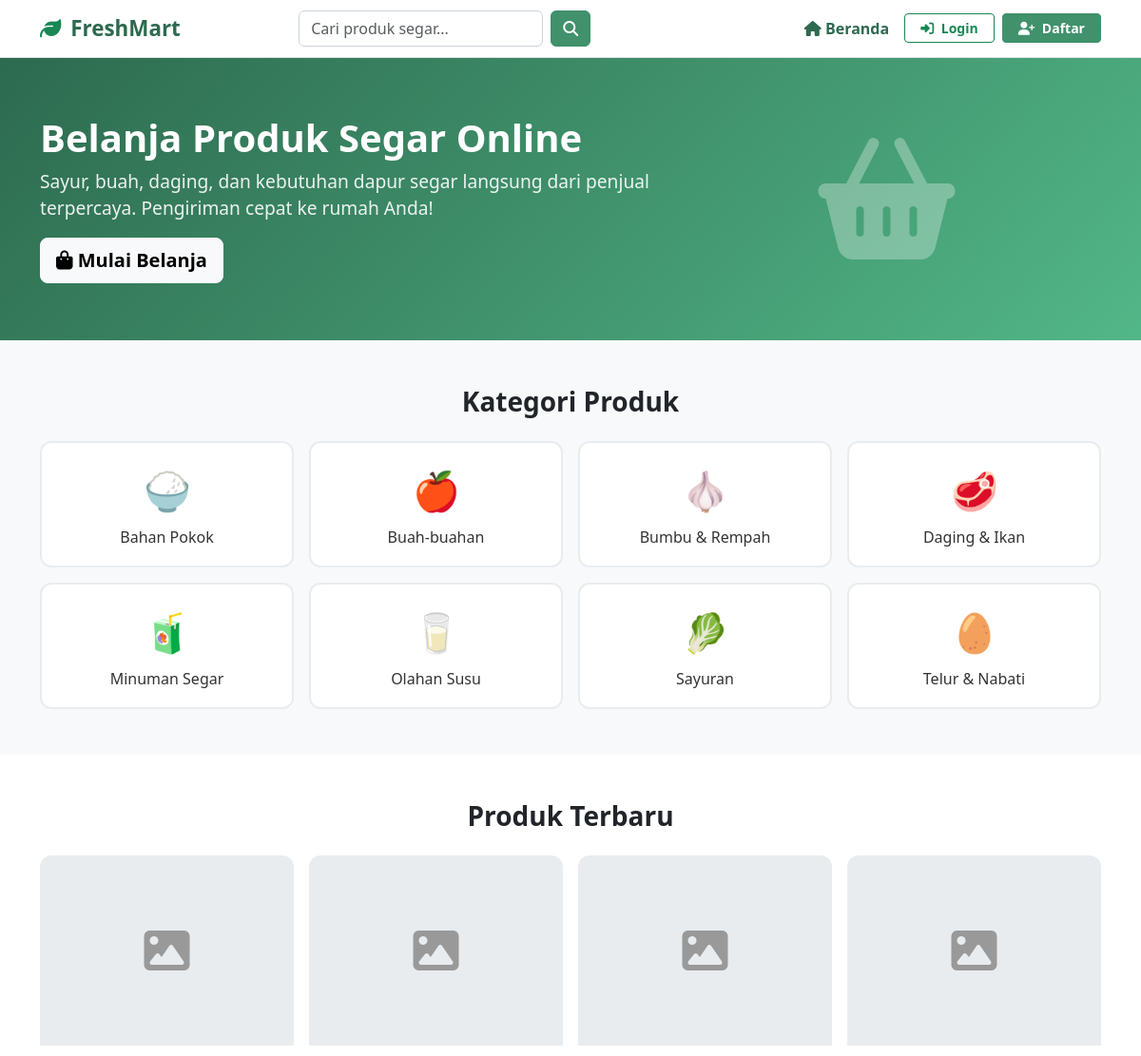
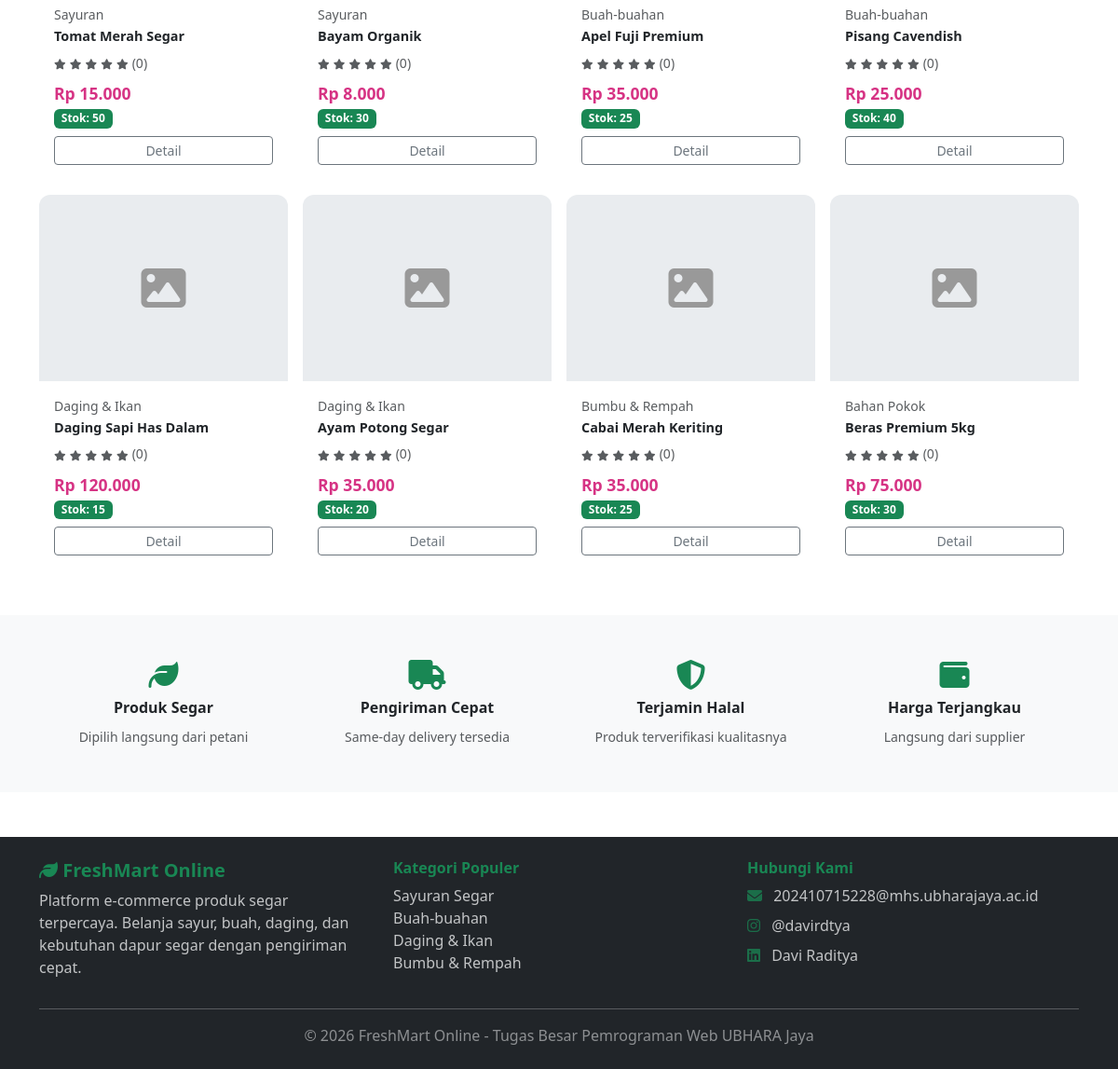
/src/views/public/index.php, run on the app's committed database (2 pictures, top to bottom).
### tables this page shows
CREATE TABLE categories (
    id INT AUTO_INCREMENT PRIMARY KEY,
    name VARCHAR(100) NOT NULL,
    description TEXT,
    icon VARCHAR(50),
    created_at TIMESTAMP DEFAULT CURRENT_TIMESTAMP
);

CREATE TABLE products (
    id INT AUTO_INCREMENT PRIMARY KEY,
    seller_id INT NOT NULL,
    category_id INT NOT NULL,
    name VARCHAR(150) NOT NULL,
    description TEXT,
    price DECIMAL(10,2) NOT NULL,
    stock INT NOT NULL DEFAULT 0,
    weight_kg DECIMAL(5,2) DEFAULT 0.00,
    image VARCHAR(255) DEFAULT NULL,
    is_active TINYINT(1) DEFAULT 1,
    created_at TIMESTAMP DEFAULT CURRENT_TIMESTAMP,
    updated_at TIMESTAMP DEFAULT CURRENT_TIMESTAMP ON UPDATE CURRENT_TIMESTAMP,
    FOREIGN KEY (seller_id) REFERENCES users(id) ON DELETE CASCADE,
    FOREIGN KEY (category_id) REFERENCES categories(id) ON DELETE CASCADE
);

### src/config/database.php (called while the page is built, shortened)
<?php
function e($string) {
    return htmlspecialchars($string, ENT_QUOTES, 'UTF-8');
}
function formatRupiah($amount) {
    return 'Rp ' . number_format($amount, 0, ',', '.');
}

### src/views/public/index.php (the view, shortened to what this page needs)
<?php
require_once __DIR__ . '/../../config/database.php';
require_once __DIR__ . '/../partials/header.php';
$db = getDBConnection();
$categories = $db->query("SELECT * FROM categories ORDER BY name")->fetchAll();
$stmt = $db->query("SELECT p.*, c.name AS category_name, u.name AS seller_name
                    FROM products p
                    JOIN categories c ON p.category_id = c.id
                    JOIN users u ON p.seller_id = u.id
                    WHERE p.is_active = 1
                    ORDER BY p.created_at DESC LIMIT 12");
$products = $stmt->fetchAll();
$ratings = [];
?>
<section class="hero-section">
    <div class="container">
        <div class="row align-items-center">
            <div class="col-md-7">
                <h1>Belanja Produk Segar Online</h1>
                <p>Sayur, buah, daging, dan kebutuhan dapur segar langsung dari penjual terpercaya. Pengiriman cepat ke rumah Anda!</p>
                <a href="#produk" class="btn btn-light btn-lg fw-bold">
                    <i class="fas fa-shopping-bag"></i> Mulai Belanja
                </a>
            </div>
            <div class="col-md-5 text-center d-none d-md-block">
                <i class="fas fa-shopping-basket" style="font-size: 8rem; opacity: 0.3;"></i>
            </div>
        </div>
    </div>
</section>
<section class="py-5 bg-light">
    <div class="container">
        <h3 class="text-center fw-bold mb-4">Kategori Produk</h3>
        <div class="row g-3">
            <?php foreach ($categories as $cat): ?>
            <div class="col-6 col-md-3">
                <a href="search.php?category=<?php echo $cat['id']; ?>" class="category-card d-block">
                    <div class="icon"><?php echo e($cat['icon']); ?></div>
                    <h6 class="mb-0"><?php echo e($cat['name']); ?></h6>
                </a>
            </div>
            <?php endforeach; ?>
        </div>
    </div>
</section>
<section class="py-5" id="produk">
    <div class="container">
        <h3 class="text-center fw-bold mb-4">Produk Terbaru</h3>
        <div class="row g-3">
            <?php if (empty($products)): ?>
                <p class="text-center text-muted">Belum ada produk tersedia.</p>
            <?php else: foreach ($products as $p):
                $rating = $ratings[$p['id']] ?? ['avg' => 0, 'total' => 0];
            ?>
            <div class="col-6 col-md-3">
                <div class="card product-card">
                    <?php if ($p['image']): ?>
                        <img src="<?php echo $baseUrl; ?>/src/uploads/products/<?php echo e($p['image']); ?>" class="card-img-top" alt="<?php echo e($p['name']); ?>">
                    <?php else: ?>
                        <div class="no-image"><i class="fas fa-image"></i></div>
                    <?php endif; ?>
                    <div class="card-body">
                        <small class="text-muted d-block"><?php echo e($p['category_name']); ?></small>
                        <h6 class="fw-bold mt-1" style="font-size:0.9rem;"><?php echo e($p['name']); ?></h6>
                        <div class="d-flex align-items-center mb-2">
                            <span class="stars me-1">
                                <?php for ($i = 1; $i <= 5; $i++): ?>
                                    <i class="fas fa-star <?php echo $i <= round($rating['avg']) ? '' : 'text-muted'; ?>" style="font-size:0.7rem;"></i>
                                <?php endfor; ?>
                            </span>
                            <small class="text-muted">(<?php echo $rating['total']; ?>)</small>
                        </div>
                        <div class="price"><?php echo formatRupiah($p['price']); ?></div>
                        <small class="stock-badge badge <?php echo $p['stock'] > 10 ? 'bg-success' : ($p['stock'] > 0 ? 'bg-warning text-dark' : 'bg-danger'); ?>">
                            Stok: <?php echo $p['stock']; ?>
                        </small>
                        <div class="d-flex gap-2 mt-2">
                            <a href="product.php?id=<?php echo $p['id']; ?>" class="btn btn-sm btn-outline-secondary flex-grow-1">Detail</a>
                        </div>
                    </div>
                </div>
            </div>
            <?php endforeach; endif; ?>
        </div>
    </div>
</section>
<section class="py-5 bg-light">
    <div class="container">
        <div class="row text-center g-3">
            <div class="col-md-3">
                <i class="fas fa-leaf text-success" style="font-size:2rem;"></i>
                <h6 class="mt-2 fw-bold">Produk Segar</h6>
                <small class="text-muted">Dipilih langsung dari petani</small>
            </div>
            <div class="col-md-3">
                <i class="fas fa-truck text-success" style="font-size:2rem;"></i>
                <h6 class="mt-2 fw-bold">Pengiriman Cepat</h6>
                <small class="text-muted">Same-day delivery tersedia</small>
            </div>
            <div class="col-md-3">
                <i class="fas fa-shield-alt text-success" style="font-size:2rem;"></i>
                <h6 class="mt-2 fw-bold">Terjamin Halal</h6>
                <small class="text-muted">Produk terverifikasi kualitasnya</small>
            </div>
            <div class="col-md-3">
                <i class="fas fa-wallet text-success" style="font-size:2rem;"></i>
                <h6 class="mt-2 fw-bold">Harga Terjangkau</h6>
                <small class="text-muted">Langsung dari supplier</small>
            </div>
        </div>
    </div>
</section>
<?php require_once __DIR__ . '/../partials/footer.php'; ?>

### data on the page
categories: icon "🍚", name "Bahan Pokok"
categories: icon "🍎", name "Buah-buahan"
categories: icon "🧄", name "Bumbu & Rempah"
categories: icon "🥩", name "Daging & Ikan"
categories: icon "🧃", name "Minuman Segar"
categories: icon "🥛", name "Olahan Susu"
categories: icon "🥬", name "Sayuran"
categories: icon "🥚", name "Telur & Nabati"
products: category.name "Sayuran", name "Tomat Merah Segar", id "0", price "Rp 15.000", stock "50"
products: category.name "Sayuran", name "Bayam Organik", id "0", price "Rp 8.000", stock "30"
products: category.name "Buah-buahan", name "Apel Fuji Premium", id "0", price "Rp 35.000", stock "25"
products: category.name "Buah-buahan", name "Pisang Cavendish", id "0", price "Rp 25.000", stock "40"
products: category.name "Daging & Ikan", name "Daging Sapi Has Dalam", id "0", price "Rp 120.000", stock "15"
products: category.name "Daging & Ikan", name "Ayam Potong Segar", id "0", price "Rp 35.000", stock "20"
products: category.name "Bumbu & Rempah", name "Cabai Merah Keriting", id "0", price "Rp 35.000", stock "25"
products: category.name "Bahan Pokok", name "Beras Premium 5kg", id "0", price "Rp 75.000", stock "30"
